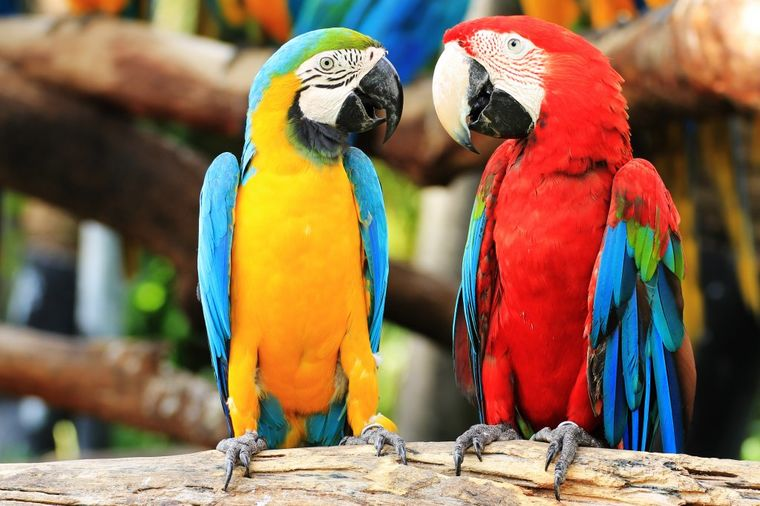
#> input picture 01_LearningOpenCV/papagaj.jpg, 760 x 506 px
$ jupyter execute 04.ipynb
#> lines starting #> are read from the running program, lines starting #| are printed output that depends on the picture
[cell 1]
import os

[cell 2]
import cv2

[cell 3]
img = cv2.imread('papagaj.jpg')
#> img is the input picture: shape (506, 760, 3); mean B, G, R 81.3, 109.3, 139.4

[cell 4]
k_size = 5
img_blur = cv2.blur(img, (k_size, k_size))
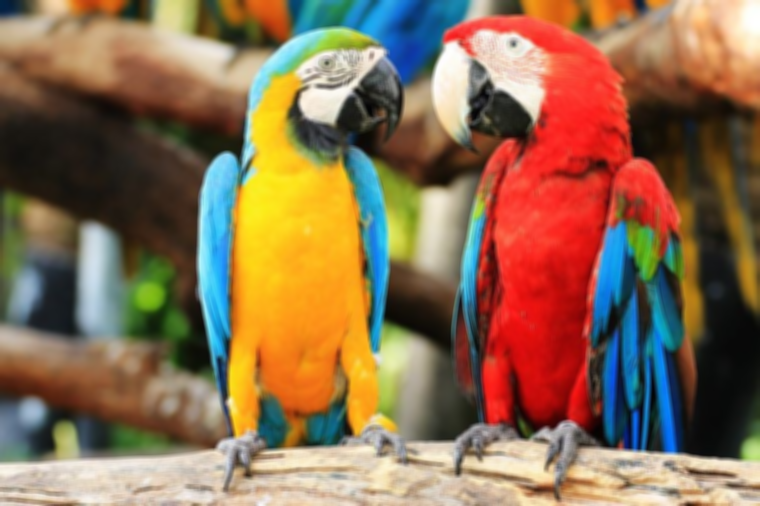
#> img_blur: shape (506, 760, 3); mean B, G, R 81.3, 109.3, 139.4


$ run again, with 01_LearningOpenCV/bear.jpg copied over 01_LearningOpenCV/papagaj.jpg
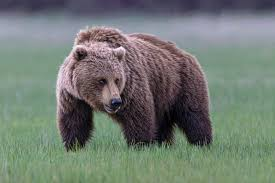
#> input picture 01_LearningOpenCV/bear.jpg, 275 x 183 px
#> img is the input picture: shape (183, 275, 3); mean B, G, R 114.4, 122.1, 113.5
#> `img_blur = cv2.blur(img, (k_size, k_size))`:
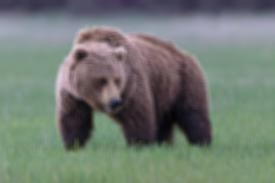
#> img_blur: shape (183, 275, 3); mean B, G, R 114.4, 122.1, 113.5

$ run again, with 01_LearningOpenCV/bird.jpg copied over 01_LearningOpenCV/papagaj.jpg
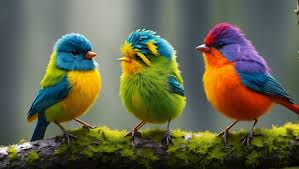
#> input picture 01_LearningOpenCV/bird.jpg, 299 x 169 px
#> img is the input picture: shape (169, 299, 3); mean B, G, R 75.5, 100.1, 99.5
#> `img_blur = cv2.blur(img, (k_size, k_size))`:
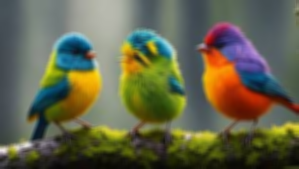
#> img_blur: shape (169, 299, 3); mean B, G, R 75.5, 100.2, 99.5
